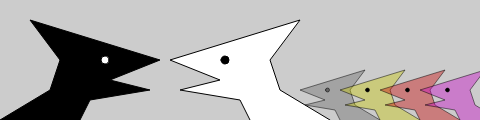
Frame 1 (no input)
Frame 60 (no input): identical to frame 1, image omitted
Frame 120 (the mouse pressed at the canvas centre since frame 60): identical to frame 1, image omitted

The p5.js sketch that drew this single still picture (run headless with seeded random() and noise() and a simulated clock; from frame 60 on, the mouse is pressed at the canvas centre):

// p5.js sketch
// ── sketch.js
function setup() {
  createCanvas(480, 120);
}

function draw() {
  background(204);

  draw_cret(0, 255);

  translate(330, 0);
  scale(-1, 1);
  draw_cret(255, 0);

  translate(-50, 60);
  scale(0.5, 0.5);
  draw_cret([100, 100, 100, 100], 100);

  translate(-80, 0);
  draw_cret([200, 200, 0, 100], 0);

  translate(-80, 0);
  draw_cret([200, 0, 0, 100], 0);

  translate(-80, 0);
  draw_cret([200, 0, 200, 100], 0);

}

function draw_cret(bodyColor, eyeColor) {
  print('draw_cret bodyColor=',bodyColor,'eyeColor=',eyeColor)
  fill(bodyColor);
  beginShape();
  vertex(50 - 50, 120);
  vertex(100 - 50, 90);
  vertex(110 - 50, 60);
  vertex(80 - 50, 20);
  vertex(210 - 50, 60);
  vertex(160 - 50, 80);
  vertex(200 - 50, 90);
  vertex(140 - 50, 100);
  vertex(130 - 50, 120);
  endShape();
  fill(eyeColor); // Correction
  ellipse(155 - 50, 60, 8, 8);
}

// https://editor.p5js.org/jht1493/sketches/fRJikQjei
// 2.9 Ex_03_20 Two Creatures func

// https://editor.p5js.org/jht1493/sketches/mPX1b9278
// Ex_03_20 Two Creatures

// https://github.com/lmccart/gswp5.js-code/blob/master/03_Draw/Example_03_20.js
